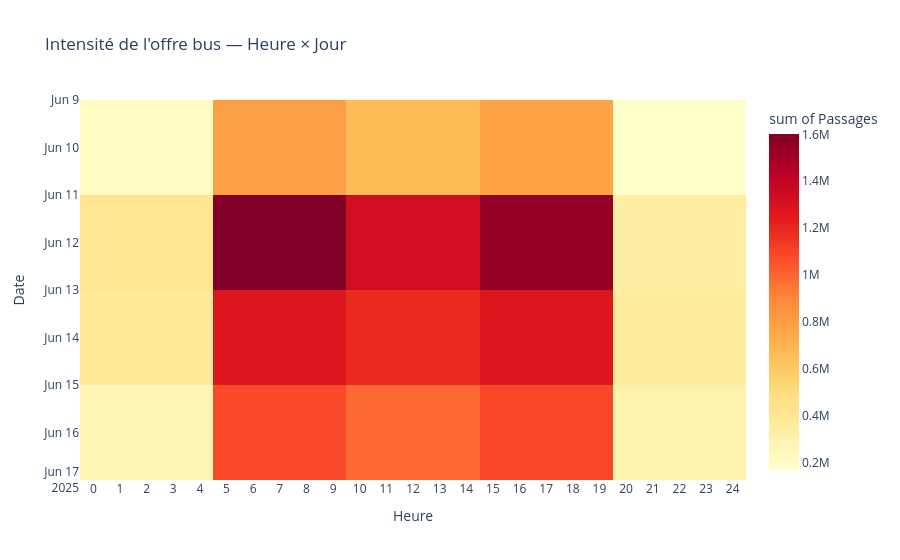

The cell this chart's notebook holds for it:
### Markdown cell above
### 📊 6d. Répartition des passages par tranche horaire et par jour

Un heatmap pour visualiser l'intensité de l'offre selon le jour et la tranche horaire.

### Code cell
# Heatmap : heure × jour
heatmap_data = (
    df_minio
    .groupby(["date", "heure_depart"])
    .size()
    .reset_index(name="nb_passages")
)

fig = px.density_heatmap(
    heatmap_data,
    x="heure_depart",
    y="date",
    z="nb_passages",
    title="Intensité de l'offre bus — Heure × Jour",
    labels={"heure_depart": "Heure", "date": "Date", "nb_passages": "Passages"},
    color_continuous_scale="YlOrRd",
)
fig.update_layout(xaxis=dict(dtick=1), yaxis=dict(autorange="reversed"))
fig.show()

### Figure 1 — Plotly figure (JSON) as saved in the notebook; plotly's stock layout.template omitted (floating-point values rounded to 4 significant figures; data arrays with more than 128 entries replaced by an {"elided": "..."} marker saying what was removed)
{"data": [{"coloraxis": "coloraxis", "histfunc": "sum", "hovertemplate": "Heure=%{x}<br>Date=%{y}<br>sum of Passages=%{z}<extra></extra>", "name": "", "type": "histogram2d", "x": {"elided": "168 int values"}, "xaxis": "x", "xbingroup": "x", "y": {"elided": "168 str values"}, "yaxis": "y", "ybingroup": "y", "z": {"elided": "168 int values"}}], "layout": {"coloraxis": {"colorbar": {"title": {"text": "sum of Passages"}}, "colorscale": [[0, "rgb(255,255,204)"], [0.125, "rgb(255,237,160)"], [0.25, "rgb(254,217,118)"], [0.375, "rgb(254,178,76)"], [0.5, "rgb(253,141,60)"], [0.625, "rgb(252,78,42)"], [0.75, "rgb(227,26,28)"], [0.875, "rgb(189,0,38)"], [1, "rgb(128,0,38)"]]}, "legend": {"tracegroupgap": 0}, "title": {"text": "Intensité de l'offre bus — Heure × Jour"}, "xaxis": {"anchor": "y", "domain": [0, 1], "dtick": 1, "title": {"text": "Heure"}}, "yaxis": {"anchor": "x", "autorange": "reversed", "domain": [0, 1], "title": {"text": "Date"}}}}
